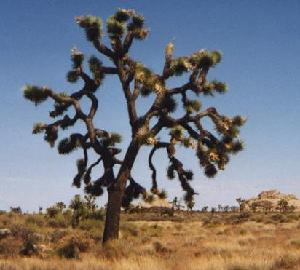
#> input picture lab14-LSH/code/target.jpg, 300 x 270 px
$ python myLSH.py
#> lines starting #> are read from the running program, lines starting #| are printed output that depends on the picture
### lab14-LSH/code/colorHist.py
import cv2
from cv2 import cv2 # make vscode not complain
from matplotlib import pyplot as plt
import numpy as np
def countRGB(img):
    (B, G, R) = cv2.split(img)
    return [np.sum(R), np.sum(G), np.sum(B)]

def RGB_hist(img_bgr):
    # [4 lines of commented-out code are left out]
    RGB = countRGB(img_bgr)
    RGB_normalized = RGB / np.sum(RGB)
    return RGB_normalized
    """
    #name_list = ['R','G','B']
    #X = [1,2,3]
    Y =
    plt.bar(X,Y ,color=['r','g','b'],tick_label=name_list)
    for a,b in zip(X,Y):
        plt.text(a, b, round(b,3) , ha='center', va= 'bottom',fontsize=11)
        plt.title('RGB Bar graph of ' + filename)
    #plt.show()
    plt.savefig(SAVEDIR + filename +'_RGB_Bar.png')
    plt.close()
    """

# [9 lines that do not run on import are left out]

### lab14-LSH/code/myLSH.py
import time
import os
import math
import numpy as np
import cv2
import colorHist

def calc_similarity(feature1, feature2):
    def normalized(vec): # 标准化(单位)向量
        if np.linalg.norm(vec) == 0:
            return 0
        return vec / np.linalg.norm(vec)
    return np.dot(normalized(feature1), normalized(feature2))

def hamming(p, d, C):
    hcode = []
    for p_i in p:
        hcode += [1] * int(p_i)
        hcode += [0] * int(C - p_i)
    return hcode

# bitwise projection
def projection(set1, set2):
    proj = [set1[x] for x in set2]
    return proj

def lsh(img, proj_set):
    C = 2
    H, W = img.shape[0], img.shape[1]
    #print(H,W)
    quadrants = [((0,0),(H//2, W//2)) , ((0, W//2), (H//2, W)),
                 ((H//2,0), (H, W//2)), ((H//2, W//2), (H, W))]
    # divide into 4 sections
    feat = []
    for sect in quadrants:
        c1, c2 = sect
        #print(c1, c2)
        sub_img = img[c1[0]:c2[0], c1[1]:c2[1]]
        rgb = colorHist.RGB_hist(sub_img)

        rgbf = np.digitize(rgb, [0, 0.3, 0.6]) - 1     # 按照0~0.3, 0.3~0.6, 0.6~1 分类
        #print(rgbf)
        feat += list(rgbf)
        #print(rgb)

    #print(feature)
    hcode = hamming(feat, len(feat), C)
    #print(hcode)
    hashed = projection(hcode, proj_set)
    return hashed

if __name__ == "__main__":
    imgs_path = "./Dataset"
    target_path = 'target.jpg'
    proj_set = [4,8,12,16]
    target_name = target_path[target_path.find('/'):]

    start = time.time()

    target_image = img = cv2.imread(target_path)
#> target_image is the input picture: shape (270, 300, 3); mean B, G, R 124.8, 118.2, 117.2
    target_feature = lsh(target_image, proj_set=proj_set)
#> the loop in lsh, `for sect in quadrants:` made 4 passes
#> (RGB in RGB_hist, rgb, feat) on passes 1 to 4: ([1836100, 2176986, 2689958], [0.274, 0.325, 0.401], [0, 1, 1]), ([1926982, 2354767, 2947676], [0.267, 0.326, 0.408], [0, 1, 1, 0, 1, 1]), ([2615006, 2332319, 2114623], [0.37, 0.33, 0.299], [0, 1, 1, 0, 1, 1, 1, 1, 0]), ([3118706, 2712047, 2357576], [0.381, 0.331, 0.288], [0, 1, 1, 0, 1, 1, 1, 1, 0, 1, 1, 0])
#> pass 1, in countRGB, `(B, G, R) = cv2.split(img)`:
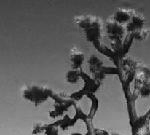
#> R: shape (135, 150); min 0, max 205, mean 90.7
#> after the loop in lsh, `for sect in quadrants:`:
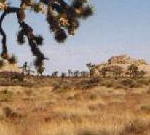
#> sub_img: shape (135, 150, 3); mean B, G, R 116.4, 133.9, 154
#> the loop in hamming, `for p_i in p:` made 12 passes
#> (p_i, hcode) on passes 3 to 10: (1, [0, 0, 1, 0, 1, 0]), (0, [0, 0, 1, 0, 1, 0, 0, 0]), (1, [0, 0, 1, 0, 1, 0, 0, 0, 1, 0]), (1, [0, 0, 1, 0, 1, 0, 0, 0, 1, 0, 1, 0]), (1, [0, 0, 1, 0, 1, 0, 0, 0, 1, 0, 1, 0, 1, 0]), (1, [0, 0, 1, 0, 1, 0, 0, 0, 1, 0, 1, 0, 1, 0, 1, 0]), (0, [0, 0, 1, 0, 1, 0, 0, 0, 1, 0, 1, 0, 1, 0, 1, 0, 0, 0]), (1, [0, 0, 1, 0, 1, 0, 0, 0, 1, 0, 1, 0, 1, 0, 1, 0, 0, 0, 1, 0])
#> hcode on passes 1 to 2: [0, 0], [0, 0, 1, 0]
#> in lsh, `hcode = hamming(feat, len(feat), C)`: hcode = [0, 0, 1, 0, 1, 0, 0, 0, 1, 0, 1, 0, 1, 0, 1, 0, 0, 0, 1, 0, 1, 0, 0, 0]
#> in projection, `proj = [set1[x] for x in set2]`: proj = [1, 1, 1, 0]
#> target_feature = [1, 1, 1, 0]
    #print(target_feature)
    print(target_feature)
#| [1, 1, 1, 0]

    print(f"Image search target {target_path}")

    similarities = []
    print("Started extracting features in testset ...")
    for root, dirs, files in os.walk(imgs_path, topdown=True):
        for name in files:
            filename = os.path.join(root, name)
            if not filename.endswith('.jpg') or filename.endswith('.png'):
                continue
            #print(filename)
            img = cv2.imread(filename)
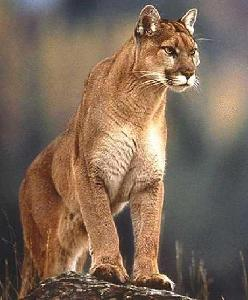
#> input picture lab14-LSH/code/Dataset/10.jpg, 248 x 300 px
#> img is the input picture: shape (300, 248, 3); mean B, G, R 87.9, 104.8, 125.8
            feature = lsh(img, proj_set=proj_set)
#> the loop in lsh (call 2), `for sect in quadrants:` made 4 passes
#> (RGB in RGB_hist, rgb, feat) on passes 1 to 4: ([2410477, 2030345, 1699444], [0.393, 0.331, 0.277], [1, 1, 0]), ([2747349, 2364134, 2010746], [0.386, 0.332, 0.282], [1, 1, 0, 1, 1, 0]), ([2257280, 1646378, 1231925], [0.44, 0.321, 0.24], [1, 1, 0, 1, 1, 0, 1, 1, 0]), ([1946039, 1756910, 1594491], [0.367, 0.332, 0.301], [1, 1, 0, 1, 1, 0, 1, 1, 0, 1, 1, 1])
#> pass 1, in countRGB (call 5), `(B, G, R) = cv2.split(img)`:
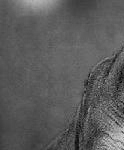
#> B: shape (150, 124); min 0, max 214, mean 91.4
#> pass 1, in countRGB (call 5), `(B, G, R) = cv2.split(img)`:
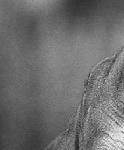
#> G: shape (150, 124); min 31, max 247, mean 109.2
#> pass 1, in countRGB (call 5), `(B, G, R) = cv2.split(img)`:
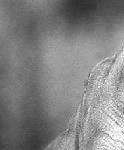
#> R: shape (150, 124); min 45, max 255, mean 129.6
#> after the loop in lsh (call 2), `for sect in quadrants:`:
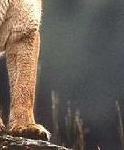
#> sub_img: shape (150, 124, 3); mean B, G, R 85.7, 94.5, 104.6
#> the loop in hamming (call 2), `for p_i in p:` made 12 passes
#> (p_i, hcode) on passes 3 to 10: (0, [1, 0, 1, 0, 0, 0]), (1, [1, 0, 1, 0, 0, 0, 1, 0]), (1, [1, 0, 1, 0, 0, 0, 1, 0, 1, 0]), (0, [1, 0, 1, 0, 0, 0, 1, 0, 1, 0, 0, 0]), (1, [1, 0, 1, 0, 0, 0, 1, 0, 1, 0, 0, 0, 1, 0]), (1, [1, 0, 1, 0, 0, 0, 1, 0, 1, 0, 0, 0, 1, 0, 1, 0]), (0, [1, 0, 1, 0, 0, 0, 1, 0, 1, 0, 0, 0, 1, 0, 1, 0, 0, 0]), (1, [1, 0, 1, 0, 0, 0, 1, 0, 1, 0, 0, 0, 1, 0, 1, 0, 0, 0, 1, 0])
#> hcode on passes 1 to 2: [1, 0], [1, 0, 1, 0]
#> in lsh (call 2), `hcode = hamming(feat, len(feat), C)`: hcode = [1, 0, 1, 0, 0, 0, 1, 0, 1, 0, 0, 0, 1, 0, 1, 0, 0, 0, 1, 0, 1, 0, 1, 0]
#> in lsh (call 2), `hashed = projection(hcode, proj_set)`: hashed = [0, 1, 1, 0]
#> feature = [0, 1, 1, 0]
            #print(feature)
            sim = calc_similarity(feature, target_feature)
#> sim = 0.816

            #print(sim)
            similarities.append((filename, sim))

    print('Done! Time for extracting features: {:.2f}'.format(time.time() - start))

    similarities = sorted(similarities, reverse = True, key = lambda x: x[1])
    #print(similarities)

    top_cnt = 5
    print(f"Showing top {top_cnt} closest matches: ")
    for i, (filename, sim_score) in enumerate((similarities[:top_cnt])):
        filename = os.path.normpath(os.path.join('./', filename))
        print(f"Top{top_cnt - i}", filename)
        img = cv2.imread(filename)
        print(sim_score)
        cv2.imshow(f"#{top_cnt - i}_sim=" + str(round(sim_score,3)), img)
        cv2.imwrite(f"match_top_{top_cnt - i}_{str(proj_set)}.png", img)
    cv2.waitKey(0)
    cv2.destroyAllWindows()
